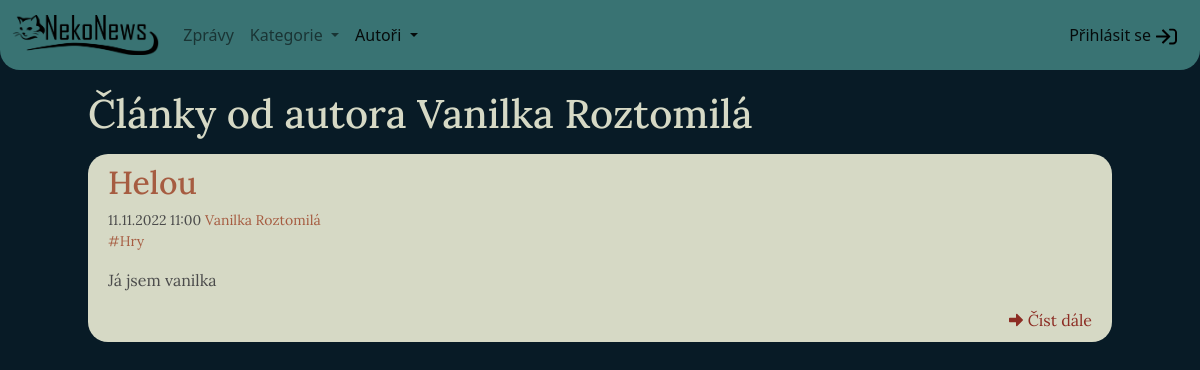
Before: /author/articles.php?author_id=3 with the older database file.
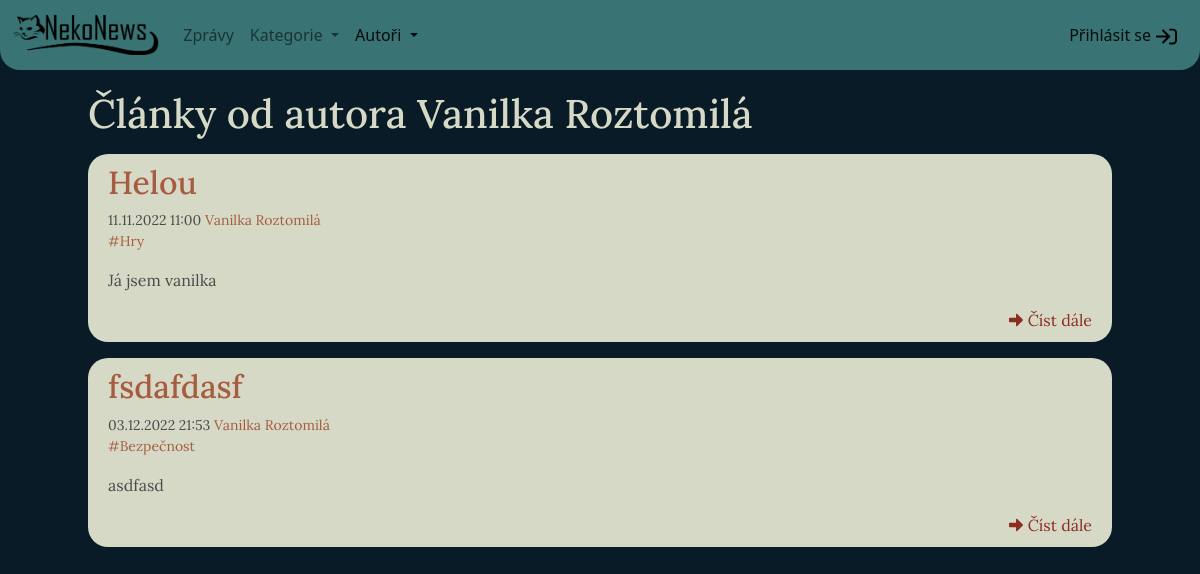
After: the same page with the newer database file.
### tables this page shows
CREATE TABLE `article` (
                           `id` int(10) UNSIGNED NOT NULL,
                           `author_id` int(11) NOT NULL,
                           `title` varchar(150) NOT NULL,
                           `perex` text NOT NULL,
                           `text` text NOT NULL,
                           `created_at` timestamp NOT NULL DEFAULT current_timestamp(),
                           `image` varchar(500) DEFAULT NULL,
                           `published` tinyint(1) NOT NULL DEFAULT 0
);

CREATE TABLE `author` (
                          `id` int(11) NOT NULL,
                          `name` varchar(20) NOT NULL,
                          `surname` varchar(50) NOT NULL,
                          `profile_photo` varchar(500) NOT NULL
);

### source/pages/navbar.php (called while the page is built, shortened)
<?php
$menuCategorySource = $categoryRepo->getLastFiveCategories();
?>

### model/AuthorRepository.php (called while the page is built, shortened)
<?php
class AuthorRepository extends BaseRepository
{
    protected function getTableName()
    {
        return 'author';
    }
}

### model/BaseRepository.php (called while the page is built, shortened)
<?php
abstract class BaseRepository
{
    protected $dbConn;
    public function __construct(Database $db)
    {
        $this->dbConn = $db;
    }
    public function getById($id)
    {
        $sql = 'SELECT * FROM ' . $this->getTableName() . ' WHERE id = :id';
        return $this->dbConn->selectOne($sql, [
            ':id' => $id,
        ]);
    }
}

### model/Database.php (called while the page is built, shortened)
<?php
class Database
{
    private $conn;
    public function __construct()
    {
        $this->conn = new PDO('mysql:host=' . self::HOST . ';dbname=' . self::DBNAME,
            self::USER,
            self::PASS, [
                PDO::ATTR_ERRMODE => PDO::ERRMODE_EXCEPTION
            ]);
        $this->conn->query('SET NAMES utf8');
    }
    public function selectAll($sql, $params = [])
    {
        $stmt = $this->execute($sql, $params);
        return $stmt->fetchAll(PDO::FETCH_ASSOC);
    }
    public function selectOne($sql, $params)
    {
        $stmt = $this->execute($sql, $params);
        return $stmt->fetch(PDO::FETCH_ASSOC);
    }
    protected function execute($sql, $params)
    {
        $stmt = $this->conn->prepare($sql);
        $stmt->execute($params);
        return $stmt;
    }
}

### model/ArticleRepository.php (called while the page is built, shortened)
<?php
class ArticleRepository extends BaseRepository
{
    public function getArticlesByAuthor($authorId)
    {
        $query = '
            SELECT
                ar.*,
                name,
                surname
            FROM article ar
                INNER JOIN author au ON au.id = ar.author_id
            WHERE ar.author_id = :id AND published = 1
        ';
        $data = [
            ':id' => $authorId,
        ];
        return $this->dbConn->selectAll($query, $data);
    }
}

### author/articles.php (the view, shortened to what the changed rows need)
<?php
require_once '../tools/Tools.php';
$db = new Database();
$categoryRepo = new CategoryRepository($db);
$articleRepo = new ArticleRepository($db);
$authorRepo = new AuthorRepository($db);
$tool = new Tools();
$author = $authorRepo->getById($_GET['author_id']);
$articles = $articleRepo->getArticlesByAuthor($_GET['author_id'])
?>
<html lang="cs">
<head>
    <?php $tool->importBootstrap(); ?>
    <link rel="stylesheet" href="../source/styles/style.css">
</head>
<body>
<?php
require_once '../source/pages/navbar.php';
?>
<main>
    <section class="page-header white-font">
        <h1>
            Články od autora
            <?= $author['name'] ?>
            <?= $author['surname'] ?>
        </h1>
    </section>
    <section>
        <?php foreach ($articles as $article) { ?>
            <article>
                <div class="article-title">
                    <h2>
                        <a href="../articles/article.php?article_id=<?= $article['id'] ?>"><?= $article['title'] ?></a>
                    </h2>
                    <small>
                        <?= $tool->convertDate($article['created_at']); ?>
                        <a href="../author/articles.php?author_id=<?= $article['author_id'] ?>"><?= $article['name'] ?> <?= $article['surname'] ?></a>
                    </small> <br>
                    <small>
                        <?= $categoryRepo->writeCategories($article['id']) ?>
                    </small>
                </div>
                <p class="article-perex">
                    <?= $article['perex'] ?>
                </p>
                <div class="read-more">
                    <a href="../articles/article.php?article_id=<?= $article['id'] ?>">
                        <div><img src="../source/icons/arrow-alt-right.svg" alt=""></div>
                        <div>Číst dále</div>
                    </a>
                </div>
            </article>
        <?php } ?>
    </section>
</main>
</body>
</html>

### model/CategoryRepository.php (shortened to what the changed rows need)
<?php
class CategoryRepository extends BaseRepository
{
    public function getCategoriesForArticle($articleId)
    {
        $query = '
            SELECT
                ca.id AS category_id,
                ca.name AS category_name
            FROM article_category ac
                INNER JOIN article ar ON ar.id = ac.article_id
                INNER JOIN category ca ON ca.id = ac.category_id
            WHERE ar.id = :articleId;
        ';
        $data = [
            ':articleId' => $articleId,
        ];
        return $this->dbConn->selectAll($query, $data);
    }
    public function writeCategories($articleId)
    {
        $categories = $this->getCategoriesForArticle($articleId);
        $string = '';
        foreach ($categories as $category) {
            $string .= '<a href="../category/articles.php?category_id=' . $category['category_id'] . '">#' . $category['category_name'] . ' </a>';
        }
        return $string;
    }
    public function getLastFiveCategories()
    {
        $query = '
            SELECT DISTINCT *
            FROM
            (
            SELECT
                    ca.id as category_id,
                    ca.name as category_name
                FROM article ar
                    INNER JOIN article_category ac ON ac.article_id = ar.id
                    INNER JOIN category ca ON ca.id = ac.category_id
                ORDER BY ar.created_at DESC
                LIMIT 5
            ) AS a
        ';
        return $this->dbConn->selectAll($query);
    }
}

Changed rows visible on the page:
added article: title "fsdafdasf", created_at "03.12.2022 21:53", author.name "Vanilka", author.surname "Roztomilá", category_name "Bezpečnost", perex "asdfasd"
